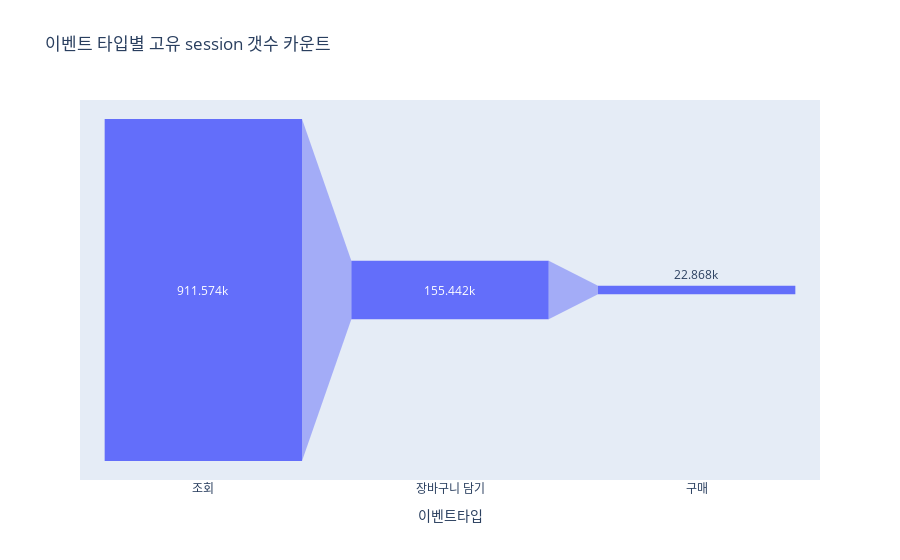

The notebook cell saved with this chart:
### Code cell
fig = px.funnel(funnel_df,x='이벤트타입',y='횟수',title='이벤트 타입별 고유 session 갯수 카운트')
fig

### Figure 1 — Plotly figure (JSON) as saved in the notebook; plotly's stock layout.template omitted (floating-point values rounded to 4 significant figures)
{"data": [{"hovertemplate": "이벤트타입=%{x}<br>횟수=%{y}<extra></extra>", "legendgroup": "", "marker": {"color": "#636efa"}, "name": "", "orientation": "v", "showlegend": false, "type": "funnel", "x": ["조회", "장바구니 담기", "구매"], "xaxis": "x", "y": [911574, 155442, 22868], "yaxis": "y"}], "layout": {"legend": {"tracegroupgap": 0}, "title": {"text": "이벤트 타입별 고유 session 갯수 카운트"}, "xaxis": {"anchor": "y", "domain": [0, 1], "title": {"text": "이벤트타입"}}, "yaxis": {"anchor": "x", "domain": [0, 1], "title": {"text": "횟수"}}}}
